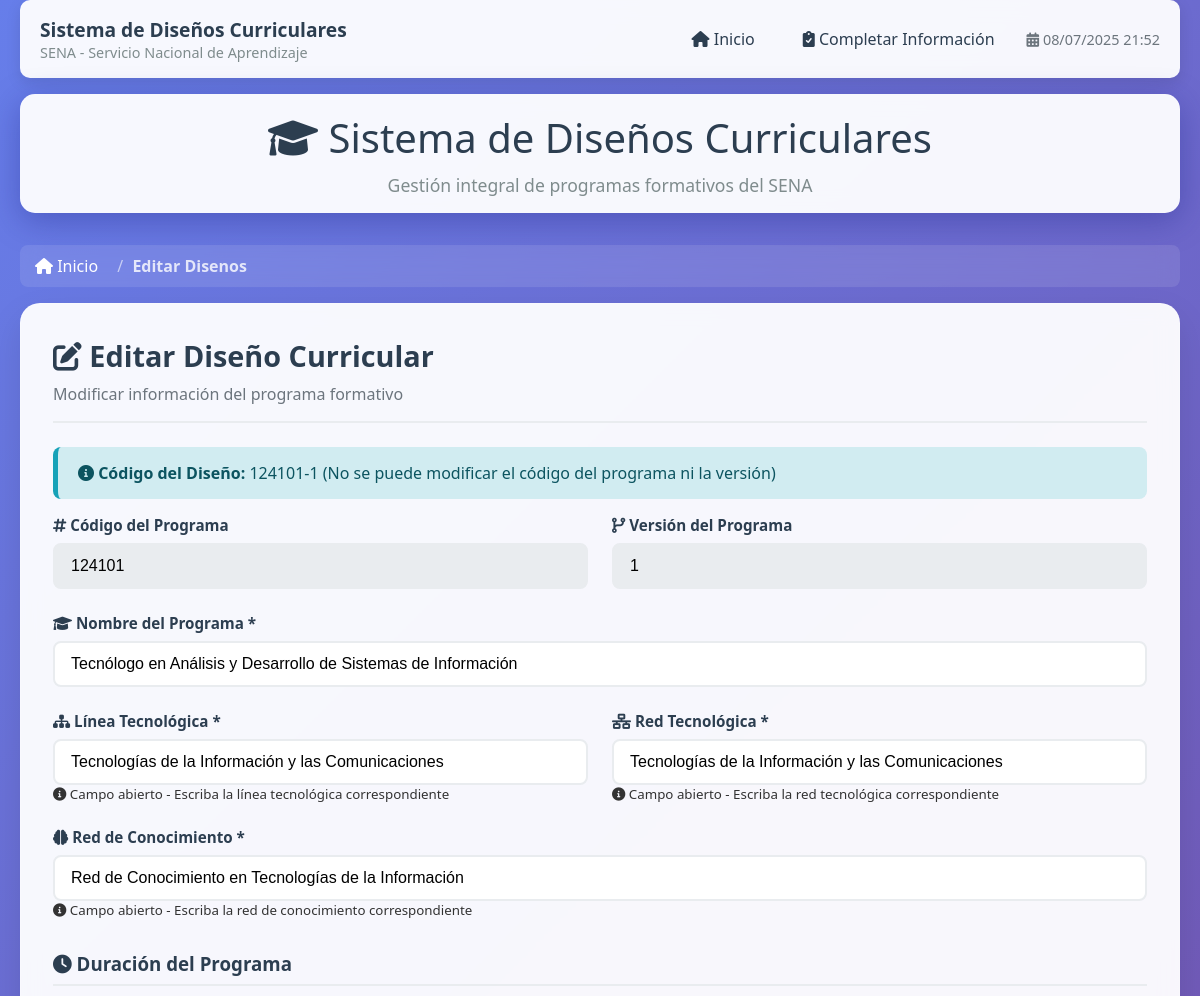
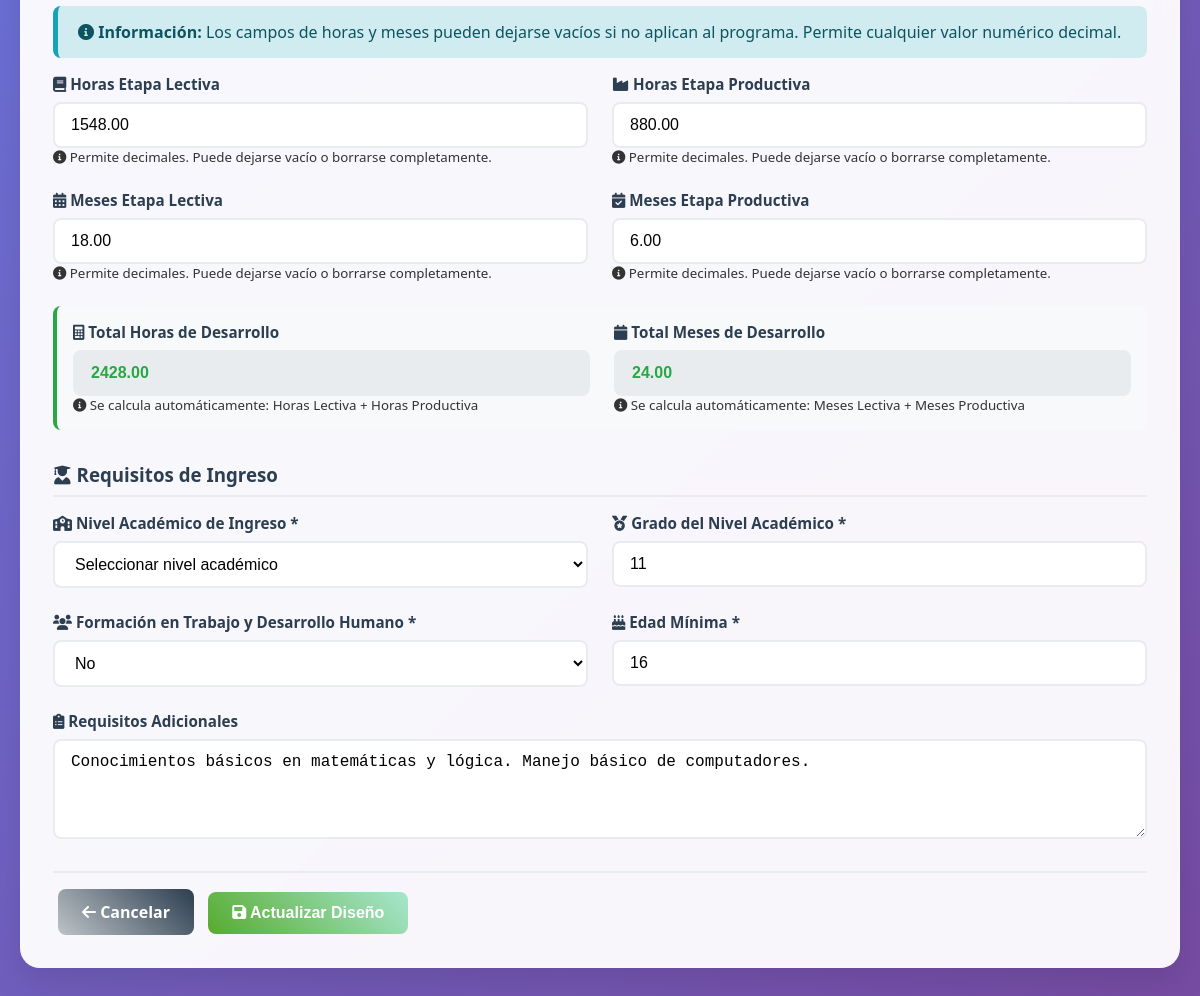
Page /?accion=editar&tipo=disenos&codigo=124101-1 on the committed database (2 pictures, top to bottom).
### sql/conexion.php (called while the page is built, shortened)
<?php
class Conexion {
    private $host = 'localhost';
    private $dbname = 'disenos_curriculares';
    private $user = 'root';
    private $password = '';
    private $port = 3306;
    private $charset = 'utf8mb4';
    private $conexion;
    public function __construct() {
        try {
            $dsn = "mysql:host=$this->host;port=$this->port;dbname=$this->dbname;charset=$this->charset";
            $this->conexion = new PDO($dsn, $this->user, $this->password);
            $this->conexion->setAttribute(PDO::ATTR_ERRMODE, PDO::ERRMODE_EXCEPTION);
            $this->conexion->exec("SET NAMES 'utf8mb4' COLLATE 'utf8mb4_unicode_ci'");
        } catch (PDOException $e) {
            error_log('Error de conexión a la base de datos: ' . $e->getMessage());
            throw new Exception('Error de conexión a la base de datos');
        }
    }
    public function obtenerConexion() {
        return $this->conexion;
    }
}
?>

### math/forms/metodosDisenos.php (called while the page is built, shortened)
<?php
require_once __DIR__ . '/../../sql/conexion.php';
class MetodosDisenos extends Conexion {
    private $conexion;
    public function __construct() {
        $this->conexion = new Conexion();
        $this->conexion = $this->conexion->obtenerConexion();
    }
    public function obtenerDiseñoPorCodigo($codigoDiseño) {
        try {
            $stmt = $this->conexion->prepare("SELECT * FROM diseños WHERE codigoDiseño = ?");
            $stmt->execute([$codigoDiseño]);
            return $stmt->fetch(PDO::FETCH_ASSOC);
        } catch (PDOException $e) {
            throw new Exception("Error al obtener diseño: " . $e->getMessage());
        }
    }
}
?>

### app/forms/vistas/editar_disenos.php (the view, shortened to what this page needs)
<div class="card-header">
    <h2 class="card-title"><i class="fas fa-edit"></i> Editar Diseño Curricular</h2>
    <p class="card-subtitle">Modificar información del programa formativo</p>
</div>
<?php if (!$diseño_actual): ?>
    <div class="alert alert-danger">
        <i class="fas fa-exclamation-triangle"></i>
        No se encontró el diseño curricular especificado.
    </div>
    <a href="?accion=listar" class="btn btn-primary">
        <i class="fas fa-arrow-left"></i> Volver al listado
    </a>
<?php else: ?>
<form method="POST" id="formEditarDiseño">
    <div class="alert alert-info">
        <i class="fas fa-info-circle"></i>
        <strong>Código del Diseño:</strong> <?php echo htmlspecialchars($diseño_actual['codigoDiseño'] ?? ''); ?>
        (No se puede modificar el código del programa ni la versión)
    </div>
    <div class="form-row">
        <div class="form-group">
            <label><i class="fas fa-hashtag"></i> Código del Programa</label>
            <input type="text" class="form-control" readonly
                   value="<?php echo htmlspecialchars($diseño_actual['codigoPrograma'] ?? ''); ?>"
                   style="background: #e9ecef;">
        </div>
        <div class="form-group">
            <label><i class="fas fa-code-branch"></i> Versión del Programa</label>
            <input type="text" class="form-control" readonly
                   value="<?php echo htmlspecialchars($diseño_actual['versionPrograma'] ?? ''); ?>"
                   style="background: #e9ecef;">
        </div>
    </div>
    <div class="form-row">
        <div class="form-group" style="grid-column: 1 / -1;">
            <label for="nombrePrograma"><i class="fas fa-graduation-cap"></i> Nombre del Programa *</label>
            <input type="text" id="nombrePrograma" name="nombrePrograma" class="form-control" required
                   value="<?php echo htmlspecialchars($diseño_actual['nombrePrograma'] ?? ''); ?>"
                   placeholder="Ejemplo: Tecnólogo en Desarrollo de Software">
        </div>
    </div>
    <div class="form-row">
        <div class="form-group">
            <label for="lineaTecnologica"><i class="fas fa-sitemap"></i> Línea Tecnológica *</label>
            <input type="text" id="lineaTecnologica" name="lineaTecnologica" class="form-control" required
                   value="<?php echo htmlspecialchars($diseño_actual['lineaTecnologica'] ?? ''); ?>"
                   placeholder="Ejemplo: Tecnologías de la Información y las Comunicaciones">
            <small class="text-muted">
                <i class="fas fa-info-circle"></i> Campo abierto - Escriba la línea tecnológica correspondiente
            </small>
        </div>
        <div class="form-group">
            <label for="redTecnologica"><i class="fas fa-network-wired"></i> Red Tecnológica *</label>
            <input type="text" id="redTecnologica" name="redTecnologica" class="form-control" required
                   value="<?php echo htmlspecialchars($diseño_actual['redTecnologica'] ?? ''); ?>"
                   placeholder="Ejemplo: Tecnologías de la Información y las Comunicaciones">
            <small class="text-muted">
                <i class="fas fa-info-circle"></i> Campo abierto - Escriba la red tecnológica correspondiente
            </small>
        </div>
    </div>
    <div class="form-row">
        <div class="form-group" style="grid-column: 1 / -1;">
            <label for="redConocimiento"><i class="fas fa-brain"></i> Red de Conocimiento *</label>
            <input type="text" id="redConocimiento" name="redConocimiento" class="form-control" required
                   value="<?php echo htmlspecialchars($diseño_actual['redConocimiento'] ?? ''); ?>"
                   placeholder="Ejemplo: Red de Conocimiento en Tecnologías de la Información">
            <small class="text-muted">
                <i class="fas fa-info-circle"></i> Campo abierto - Escriba la red de conocimiento correspondiente
            </small>
        </div>
    </div>
    <h3 style="margin: 2rem 0 1rem 0; color: #2c3e50; border-bottom: 2px solid #e9ecef; padding-bottom: 0.5rem;">
        <i class="fas fa-clock"></i> Duración del Programa
    </h3>
    <div class="alert alert-info" style="margin-bottom: 1rem;">
        <i class="fas fa-info-circle"></i>
        <strong>Información:</strong> Los campos de horas y meses pueden dejarse vacíos si no aplican al programa. Permite cualquier valor numérico decimal.
    </div>
    <div class="form-row">
        <div class="form-group">
            <label for="horasDesarrolloLectiva"><i class="fas fa-book"></i> Horas Etapa Lectiva</label>
            <input type="text" id="horasDesarrolloLectiva" name="horasDesarrolloLectiva" class="form-control"
                   value="<?php echo htmlspecialchars($diseño_actual['horasDesarrolloLectiva'] ?? ''); ?>"
                   placeholder="Ejemplo: 1440.50 (puede dejarse vacío)"
                   pattern="^$|^\d*\.?\d+$" title="Ingrese un número decimal válido o deje vacío">
            <small class="text-muted">
                <i class="fas fa-info-circle"></i> Permite decimales. Puede dejarse vacío o borrarse completamente.
            </small>
        </div>
        <div class="form-group">
            <label for="horasDesarrolloProductiva"><i class="fas fa-industry"></i> Horas Etapa Productiva</label>
            <input type="text" id="horasDesarrolloProductiva" name="horasDesarrolloProductiva" class="form-control"
                   value="<?php echo htmlspecialchars($diseño_actual['horasDesarrolloProductiva'] ?? ''); ?>"
                   placeholder="Ejemplo: 880.75 (puede dejarse vacío)"
                   pattern="^$|^\d*\.?\d+$" title="Ingrese un número decimal válido o deje vacío">
            <small class="text-muted">
                <i class="fas fa-info-circle"></i> Permite decimales. Puede dejarse vacío o borrarse completamente.
            </small>
        </div>
    </div>
    <div class="form-row">
        <div class="form-group">
            <label for="mesesDesarrolloLectiva"><i class="fas fa-calendar-alt"></i> Meses Etapa Lectiva</label>
            <input type="text" id="mesesDesarrolloLectiva" name="mesesDesarrolloLectiva" class="form-control"
                   value="<?php echo htmlspecialchars($diseño_actual['mesesDesarrolloLectiva'] ?? ''); ?>"
                   placeholder="Ejemplo: 18.5 (puede dejarse vacío)"
                   pattern="^$|^\d*\.?\d+$" title="Ingrese un número decimal válido o deje vacío">
            <small class="text-muted">
                <i class="fas fa-info-circle"></i> Permite decimales. Puede dejarse vacío o borrarse completamente.
            </small>
        </div>
        <div class="form-group">
            <label for="mesesDesarrolloProductiva"><i class="fas fa-calendar-check"></i> Meses Etapa Productiva</label>
            <input type="text" id="mesesDesarrolloProductiva" name="mesesDesarrolloProductiva" class="form-control"
                   value="<?php echo htmlspecialchars($diseño_actual['mesesDesarrolloProductiva'] ?? ''); ?>"
                   placeholder="Ejemplo: 6.0 (puede dejarse vacío)"
                   pattern="^$|^\d*\.?\d+$" title="Ingrese un número decimal válido o deje vacío">
            <small class="text-muted">
                <i class="fas fa-info-circle"></i> Permite decimales. Puede dejarse vacío o borrarse completamente.
            </small>
        </div>
    </div>
    <div class="form-row" style="background: #f8f9fa; padding: 1rem; border-radius: 8px; margin: 1rem 0; border-left: 4px solid #28a745;">
        <div class="form-group">
            <label><i class="fas fa-calculator"></i> Total Horas de Desarrollo</label>
            <input type="text" id="totalHoras" name="horasDesarrolloDiseño" class="form-control" readonly
                   value="<?php echo number_format($diseño_actual['horasDesarrolloDiseño'] ?? 0, 2); ?>"
                   style="background: #e9ecef; font-weight: bold; color: #28a745;">
            <small class="text-muted">
                <i class="fas fa-info-circle"></i> Se calcula automáticamente: Horas Lectiva + Horas Productiva
            </small>
        </div>
        <div class="form-group">
            <label><i class="fas fa-calendar"></i> Total Meses de Desarrollo</label>
            <input type="text" id="totalMeses" name="mesesDesarrolloDiseño" class="form-control" readonly
                   value="<?php echo number_format($diseño_actual['mesesDesarrolloDiseño'] ?? 0, 2); ?>"
                   style="background: #e9ecef; font-weight: bold; color: #28a745;">
            <small class="text-muted">
                <i class="fas fa-info-circle"></i> Se calcula automáticamente: Meses Lectiva + Meses Productiva
            </small>
        </div>
    </div>
    <h3 style="margin: 2rem 0 1rem 0; color: #2c3e50; border-bottom: 2px solid #e9ecef; padding-bottom: 0.5rem;">
        <i class="fas fa-user-graduate"></i> Requisitos de Ingreso
    </h3>
    <div class="form-row">
        <div class="form-group">
            <label for="nivelAcademicoIngreso"><i class="fas fa-school"></i> Nivel Académico de Ingreso *</label>
            <select id="nivelAcademicoIngreso" name="nivelAcademicoIngreso" class="form-control" required>
                <option value="">Seleccionar nivel académico</option>
            </select>
        </div>
        <div class="form-group">
            <label for="gradoNivelAcademico"><i class="fas fa-medal"></i> Grado del Nivel Académico *</label>
            <input type="number" id="gradoNivelAcademico" name="gradoNivelAcademico" class="form-control" required
                   min="1" max="15" value="<?php echo htmlspecialchars($diseño_actual['gradoNivelAcademico'] ?? ''); ?>">
        </div>
    </div>
    <div class="form-row">
        <div class="form-group">
            <label for="formacionTrabajoDesarrolloHumano"><i class="fas fa-users"></i> Formación en Trabajo y Desarrollo Humano *</label>
            <select id="formacionTrabajoDesarrolloHumano" name="formacionTrabajoDesarrolloHumano" class="form-control" required>
                <option value="No" <?php echo ($diseño_actual['formacionTrabajoDesarrolloHumano'] ?? '') === 'No' ? 'selected' : ''; ?>>No</option>
            </select>
        </div>
        <div class="form-group">
            <label for="edadMinima"><i class="fas fa-birthday-cake"></i> Edad Mínima *</label>
            <input type="number" id="edadMinima" name="edadMinima" class="form-control" required
                   min="14" max="80" value="<?php echo htmlspecialchars($diseño_actual['edadMinima'] ?? ''); ?>">
        </div>
    </div>
    <div class="form-row">
        <div class="form-group" style="grid-column: 1 / -1;">
            <label for="requisitosAdicionales"><i class="fas fa-clipboard-list"></i> Requisitos Adicionales</label>
            <textarea id="requisitosAdicionales" name="requisitosAdicionales" class="form-control" rows="4"
                      placeholder="Describe cualquier requisito adicional para el ingreso al programa..."><?php echo htmlspecialchars($diseño_actual['requisitosAdicionales'] ?? ''); ?></textarea>
        </div>
    </div>
    <div class="flex-between" style="margin-top: 2rem; padding-top: 1rem; border-top: 2px solid #e9ecef;">
        <a href="?accion=listar" class="btn btn-secondary">
            <i class="fas fa-arrow-left"></i> Cancelar
        </a>
        <button type="submit" class="btn btn-success">
            <i class="fas fa-save"></i> Actualizar Diseño
        </button>
    </div>
</form>
<?php endif; ?>

### assets/css/forms/estilosPrincipales.css (style rules this page uses)
* { margin: 0; padding: 0; box-sizing: border-box; }
body { font-family: 'Segoe UI', Tahoma, Geneva, Verdana, sans-serif; background: linear-gradient(135deg, #667eea 0%, #764ba2 100%); min-height: 100vh; color: #333; }
.card-header { border-bottom: 2px solid #e9ecef; padding-bottom: 1rem; margin-bottom: 1.5rem; }
.card-title { font-size: 1.8rem; color: #2c3e50; font-weight: 600; margin-bottom: 0.5rem; }
.card-subtitle { color: #6c757d; font-size: 1rem; }
.form-row { display: grid; grid-template-columns: repeat(auto-fit, minmax(300px, 1fr)); gap: 1.5rem; margin-bottom: 1.5rem; }
.form-group { display: flex; flex-direction: column; }
.form-group label { font-weight: 600; color: #2c3e50; margin-bottom: 0.5rem; font-size: 0.95rem; }
.form-control { padding: 12px 16px; border: 2px solid #e9ecef; border-radius: 8px; font-size: 1rem; transition: all 0.3s ease; background: white; }
textarea.form-control { resize: vertical; min-height: 100px; }
.btn { padding: 12px 24px; border: none; border-radius: 8px; font-size: 1rem; font-weight: 600; cursor: pointer; transition: all 0.3s ease; text-decoration: none; display: inline-block; text-align: center; margin: 0 5px; }
.btn-success { background: linear-gradient(45deg, #56ab2f, #a8e6cf); color: white; }
.btn-secondary { background: linear-gradient(45deg, #bdc3c7, #2c3e50); color: white; }
.alert { padding: 15px 20px; border-radius: 8px; margin-bottom: 1rem; border-left: 5px solid; }
.alert-info { background: #d1ecf1; color: #0c5460; border-color: #17a2b8; }

### rows in the picture
diseños: codigoDiseño "124101-1", codigoPrograma "124101", versionPrograma "1", nombrePrograma "Tecnólogo en Análisis y Desarrollo de Sistemas de Información", lineaTecnologica "Tecnologías de la Información y las Comunicaciones", redTecnologica "Tecnologías de la Información y las Comunicaciones", redConocimiento "Red de Conocimiento en Tecnologías de la Información", horasDesarrolloLectiva "1548.00", horasDesarrolloProductiva "880.00", mesesDesarrolloLectiva "18.00", mesesDesarrolloProductiva "6.00", horasDesarrolloDiseño "2428.00", mesesDesarrolloDiseño "24.00", gradoNivelAcademico "11", formacionTrabajoDesarrolloHumano "No", edadMinima "16", requisitosAdicionales "Conocimientos básicos en matemáticas y lógica. Manejo básico de computadores."

### other values in the picture
$tipo "Disenos"
